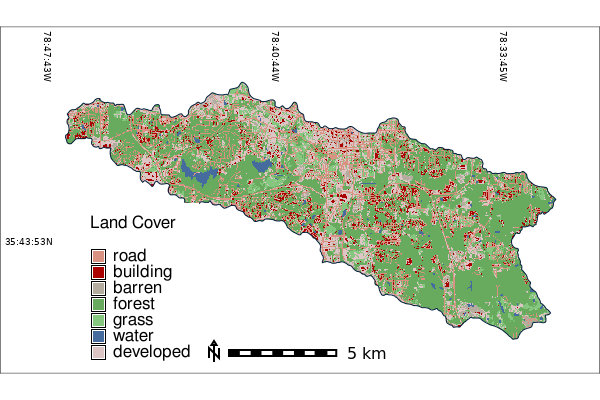
#> input picture output/classified_before_30m.png, 600 x 400 px
$ jupyter execute --allow-errors priority_queue.ipynb   (shell and % lines are left out)
#> lines starting #> are read from the running program, lines starting #| are printed output that depends on the picture
# Priority Queue

### Python Libaries

[cell 1]
# Import Python standard library and IPython packages we need.
import os
import subprocess
import sys
import csv
import numpy as np
import matplotlib.pyplot as plt
import pandas as pd
import seaborn as sns
from collections import defaultdict

# Ask GRASS GIS where its Python packages are.
#> (the rest of this cell did not finish here and is left out)

# Import Data

## PlantScope

#> (a cell that did not finish here is left out)

### Before Image

#> (a cell that did not finish here is left out)

### After Image

#> (a cell that did not finish here is left out)

## Land Cover

#> (a cell that did not finish here is left out)

### Before

#> (a cell that did not finish here is left out)

### After

#> (a cell that did not finish here is left out)

### Figure: Land Cover

[cell 8]
from PIL import Image

fig = plt.figure(figsize=(20, 18))

grs = fig.add_gridspec(1, 2)
ax1 = fig.add_subplot(grs[0, 0])
ax1.axis('off')
fig.subplots_adjust(hspace=0, wspace=0.5)

img1 = Image.open("output/classified_before_30m.png")
#> img1 is the input picture: PIL image 600x400 RGB; mean R, G, B 224.1, 227.4, 217.1
imgplot = plt.imshow(img1)
ax1.set_title('(A) 6/1/2018 - 7/14/2019',{"fontsize":24, "fontweight":"bold"})


ax2 = fig.add_subplot(grs[0, 1])
ax2.axis('off')
fig.subplots_adjust(hspace=0, wspace=0.5)

img1 = Image.open("output/classified_after_30m.png")
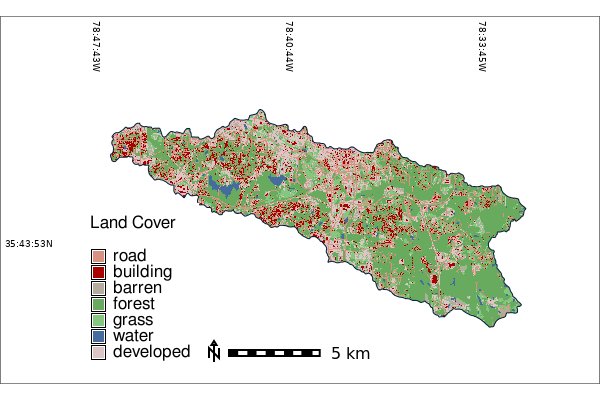
#> input picture output/classified_after_30m.png, 600 x 400 px
#> img1 is the input picture: PIL image 600x400 RGB; mean R, G, B 231.6, 233.2, 226
imgplot = plt.imshow(img1)
ax2.set_title('(B) 7/15/2019 - 8/26/2020',{"fontsize":24, "fontweight":"bold"})

plt.tight_layout()
plt.savefig("output/before_after_classified_fig.png",bbox_inches='tight', dpi=300)
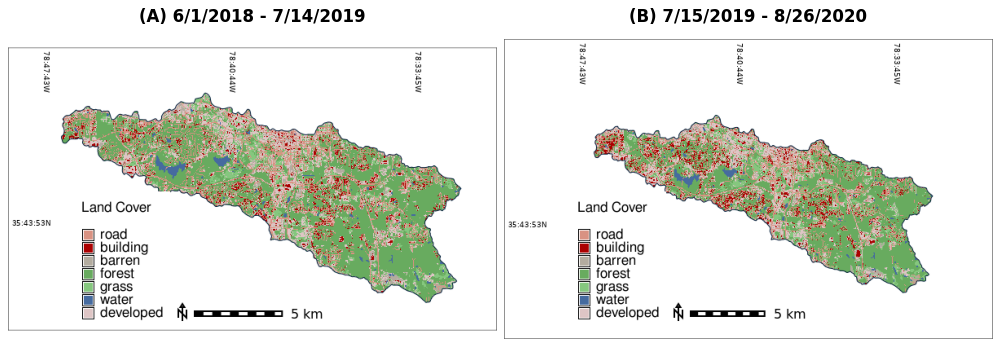
#> figure drawn by matplotlib, 2 panels
